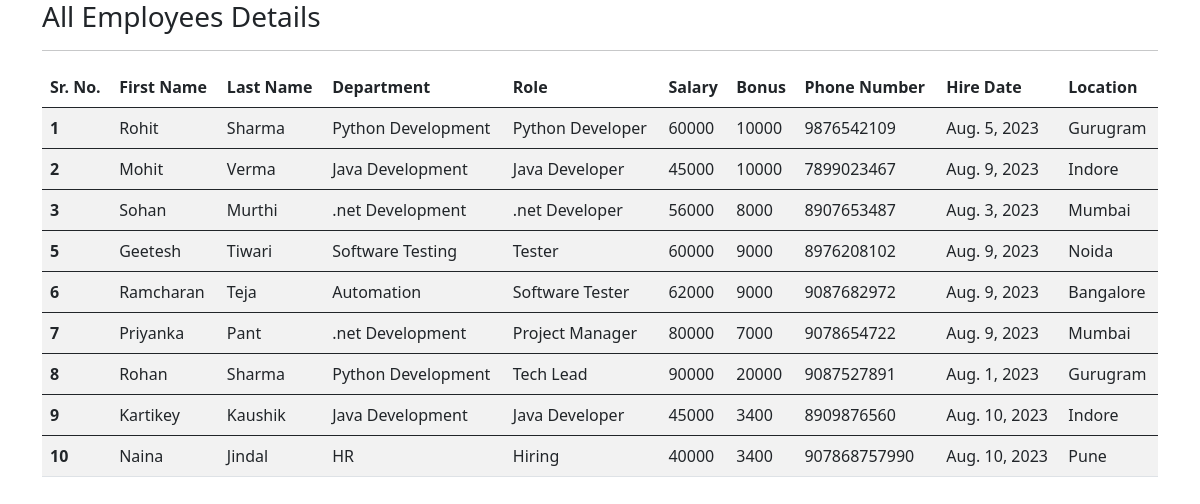
Page /all_emp/ on the committed database.
### emp_app/models.py (models this page shows, shortened)
class Employee(models.Model):
    first_name = models.CharField(max_length=100, null=False)
    last_name = models.CharField(max_length=100)
    dept = models.ForeignKey(Department, on_delete=models.CASCADE)
    salary = models.IntegerField(default=0)
    bonus = models.IntegerField(default=0)
    role = models.ForeignKey(Role, on_delete=models.CASCADE)
    phone = models.IntegerField(default=0)
    hire_date = models.DateField()

class Department(models.Model):
    name = models.CharField(max_length=100, null=False)
    location = models.CharField(max_length=100)
    def __str__(self):
        return self.name

class Role(models.Model):
    name = models.CharField(max_length=100, null=False)
    def __str__(self):
        return self.name

### emp_app/views.py (the view)
# urls.py: path('all_emp/',views.all_emp, name='all_emp'),
def all_emp(request):
    emp = Employee.objects.all()
    context = {
        'emp': emp
    }
    return render(request,'all_emp.html',context)

### emp_app/templates/all_emp.html (shortened to what this page needs)
<!DOCTYPE html>
<html lang="en">
<head>
     <link href="https://cdn.jsdelivr.net/npm/bootstrap@5.0.2/dist/css/bootstrap.min.css" rel="stylesheet">
</head>
<body>
  <div class="container">
      <h3><marquee>All Employees Details</marquee></h3>
      <hr>
      <table class="table table-striped">
        <thead>
    <tr>
      <th scope="col">Sr. No.</th>
      <th scope="col">First Name</th>
      <th scope="col">Last Name</th>
      <th scope="col">Department</th>
      <th scope="col">Role</th>
      <th scope="col">Salary</th>
      <th scope="col">Bonus</th>
      <th scope="col">Phone Number</th>
      <th scope="col">Hire Date</th>
      <th scope="col">Location</th>
    </tr>
  </thead>
          {% for e in emp %}
  <tbody>
    <tr>
      <th scope="row">{{e.id}}</th>
      <td>{{e.first_name}}</td>
      <td>{{e.last_name}}</td>
      <td>{{e.dept}}</td>
      <td>{{e.role}}</td>
      <td>{{e.salary}}</td>
      <td>{{e.bonus}}</td>
      <td>{{e.phone}}</td>
      <td>{{e.hire_date}}</td>
      <td>{{e.dept.location}}</td>
    </tr>
          {% endfor %}
</table>
    </div>
  </body>
</html>

### rows in the picture
Employee: id "1", first_name "Rohit", last_name "Sharma", dept "Python Development", role "Python Developer", salary "60000", bonus "10000", phone "9876542109", hire_date "Aug. 5, 2023", dept.location "Gurugram"
Employee: id "2", first_name "Mohit", last_name "Verma", dept "Java Development", role "Java Developer", salary "45000", bonus "10000", phone "7899023467", hire_date "Aug. 9, 2023", dept.location "Indore"
Employee: id "3", first_name "Sohan", last_name "Murthi", dept ".net Development", role ".net Developer", salary "56000", bonus "8000", phone "8907653487", hire_date "Aug. 3, 2023", dept.location "Mumbai"
Employee: id "5", first_name "Geetesh", last_name "Tiwari", dept "Software Testing", role "Tester", salary "60000", bonus "9000", phone "8976208102", hire_date "Aug. 9, 2023", dept.location "Noida"
Employee: id "6", first_name "Ramcharan", last_name "Teja", dept "Automation", role "Software Tester", salary "62000", bonus "9000", phone "9087682972", hire_date "Aug. 9, 2023", dept.location "Bangalore"
Employee: id "7", first_name "Priyanka", last_name "Pant", dept ".net Development", role "Project Manager", salary "80000", bonus "7000", phone "9078654722", hire_date "Aug. 9, 2023", dept.location "Mumbai"
Employee: id "8", first_name "Rohan", last_name "Sharma", dept "Python Development", role "Tech Lead", salary "90000", bonus "20000", phone "9087527891", hire_date "Aug. 1, 2023", dept.location "Gurugram"
Employee: id "9", first_name "Kartikey", last_name "Kaushik", dept "Java Development", role "Java Developer", salary "45000", bonus "3400", phone "8909876560", hire_date "Aug. 10, 2023", dept.location "Indore"
Employee: id "10", first_name "Naina", last_name "Jindal", dept "HR", role "Hiring", salary "40000", bonus "3400", phone "907868757990", hire_date "Aug. 10, 2023", dept.location "Pune"
